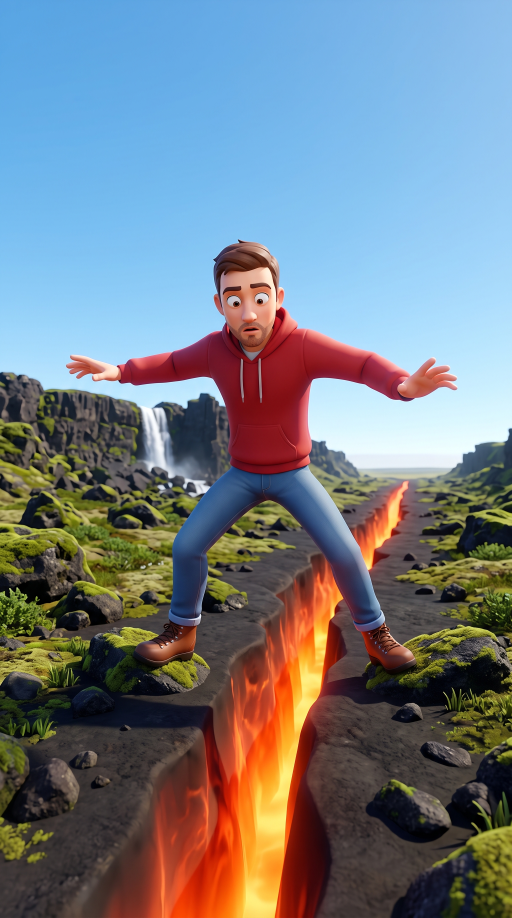
#> input picture map_shorts/continents_drift/test_S5.jpg, 1536 x 2752 px (shown at 1/3 size)
$ python quality_metrics.py ../../continents_drift/test_S5.jpg   (older library calls are emulated)
#> lines starting #> are read from the running program, lines starting #| are printed output that depends on the picture
"""Image quality metrics for references (owner 05.11: "следить не только за размером 2K/4K, но и за самим качеством"). Needs opencv + numpy (python3 -m venv /tmp/fv && /tmp/fv/bin/pip install opencv-python-headless numpy).
All measured at 1024 px on the short side: sharp = variance of the Laplacian (fine detail), detail = mean difference to a half-resolution copy (low = soft or upscaled: the picture holds less detail than its pixel size), blocks = 8 px JPEG grid ratio (>1.2 = compression blocks).
Usage: python quality_metrics.py <image> [...]  -> prints JSON lines."""
import cv2, numpy as np, sys, os
def q(p):
#> called with p = '../../continents_drift/test_S5.jpg'
    img=cv2.imread(p); h,w=img.shape[:2]; s=1024/min(h,w)
#> in q, img is the input picture: shape (2752, 1536, 3); mean B, G, R 132.3, 124.4, 116
#> after `h, w = img.shape[:2]`: h = 2752; w = 1536
#> after `s = 1024 / min(h, w)`: s = 0.667
    g=cv2.cvtColor(cv2.resize(img,(round(w*s),round(h*s)),interpolation=cv2.INTER_AREA if s<1 else cv2.INTER_CUBIC),cv2.COLOR_BGR2GRAY).astype(np.float32)
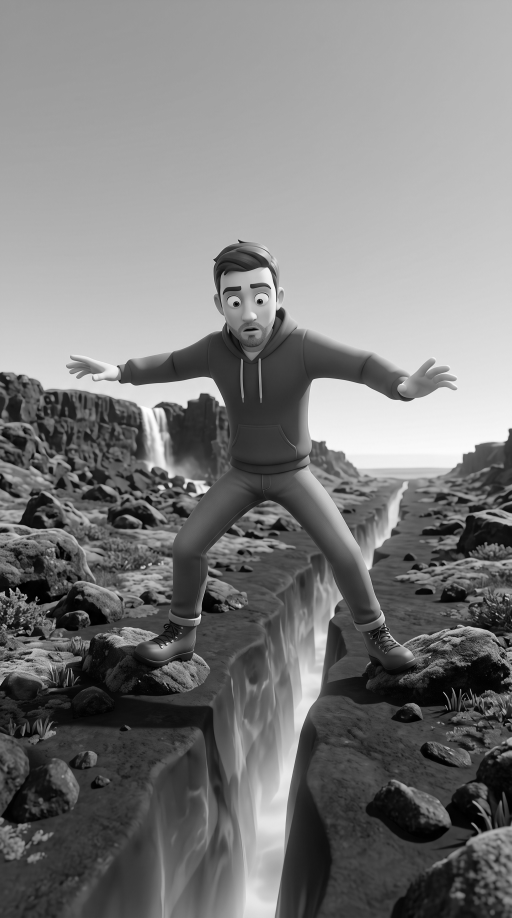
#> g: shape (1835, 1024) float32 (shown at 1/2 size); min 0, max 255, mean 122.8
    lap=cv2.Laplacian(g,cv2.CV_32F).var()
#> lap = 202.6
    d=cv2.resize(cv2.resize(g,None,fx=0.5,fy=0.5,interpolation=cv2.INTER_AREA),(g.shape[1],g.shape[0]),interpolation=cv2.INTER_CUBIC)
    hf=np.abs(g-d).mean()
#> hf = 2.17
    gx=np.abs(np.diff(cv2.cvtColor(img,cv2.COLOR_BGR2GRAY).astype(np.float32),axis=1))
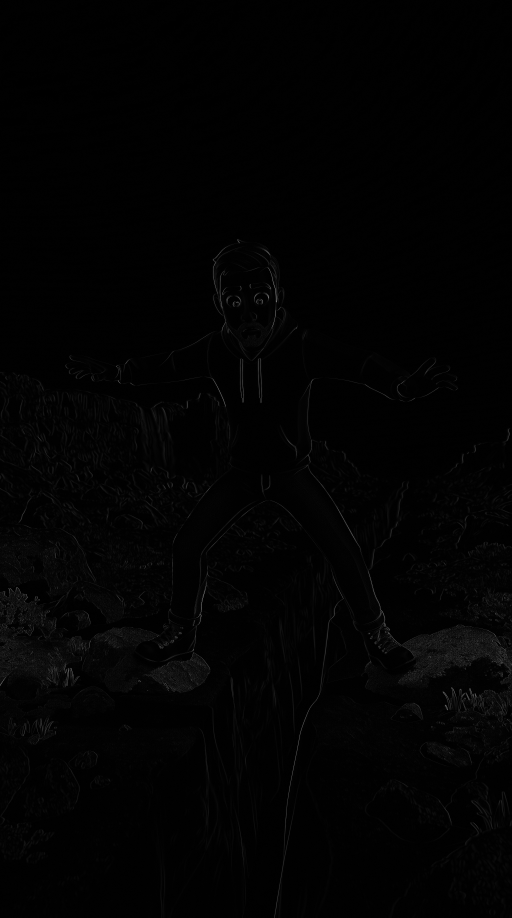
#> gx: shape (2752, 1535) float32 (shown at 1/3 size); min 0, max 192, mean 2.5
    blk=gx[:,7::8].mean()/np.delete(gx,np.s_[7::8],axis=1).mean()
#> blk = 0.929
    return w,h,lap,hf,blk
import json
for p in sys.argv[1:]:
    w,h,l,hf,b=q(p); print(json.dumps({"path":p,"w":w,"h":h,"sharp":round(float(l),1),"detail":round(float(hf),2),"blocks":round(float(b),2)}))
#> after `w, h, l, hf, b = q(p)`: w = 1536; h = 2752; l = 202.6; hf = 2.17; b = 0.929

$ run again, on map_shorts/continents_drift/thumb_base.jpg
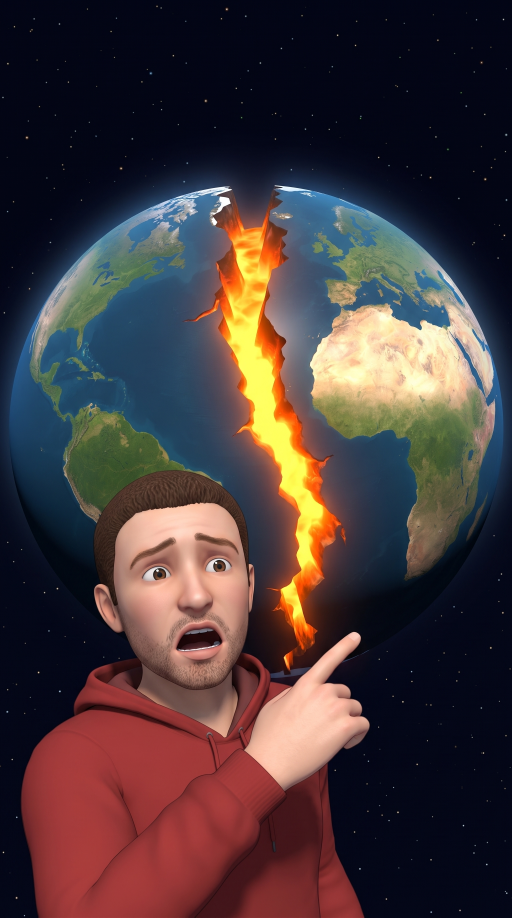
#> input picture map_shorts/continents_drift/thumb_base.jpg, 1536 x 2752 px (shown at 1/3 size)
#> in q, img is the input picture: shape (2752, 1536, 3); mean B, G, R 59.2, 57.2, 71.1
#> in q, `g=cv2.cvtColor(cv2.resize(img,(round(w*s),round(h*s)),interpolation=cv..`:
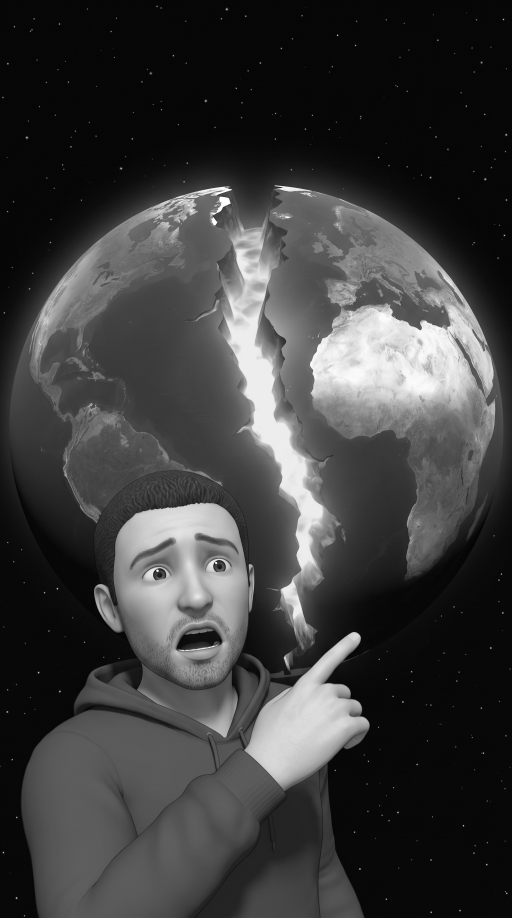
#> g: shape (1835, 1024) float32 (shown at 1/2 size); min 2, max 255, mean 61.6
#> lap = 127.2
#> in q, `hf=np.abs(g-d).mean()`: hf = 1.25
#> in q, `gx=np.abs(np.diff(cv2.cvtColor(img,cv2.COLOR_BGR2GRAY).astype(np.float..`:
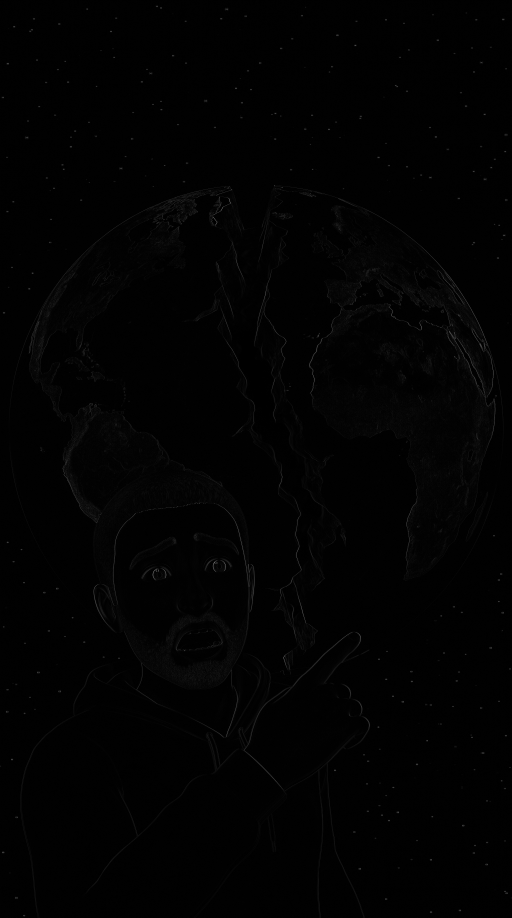
#> gx: shape (2752, 1535) float32 (shown at 1/3 size); min 0, max 182, mean 1.9
#> blk = 0.926
#> `w, h, l, hf, b = q(p)`: w = 1536; h = 2752; l = 127.2; hf = 1.25; b = 0.926

$ run again, on map_shorts/continents_drift/thumbnail_pangaea.jpg
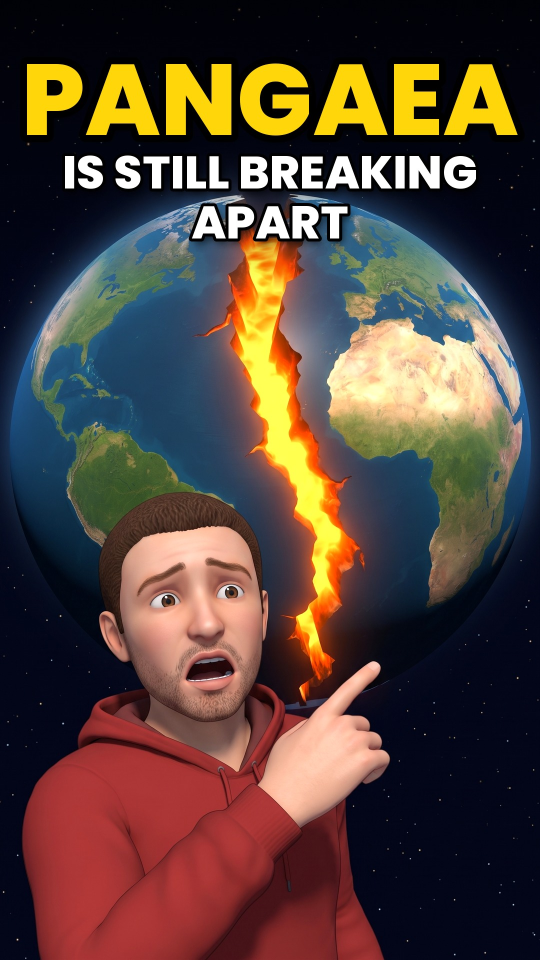
#> input picture map_shorts/continents_drift/thumbnail_pangaea.jpg, 1080 x 1920 px (shown at 1/2 size)
#> in q, img is the input picture: shape (1920, 1080, 3); mean B, G, R 58.9, 67.5, 85.2
#> lap = 299.3
#> in q, `d=cv2.resize(cv2.resize(g,None,fx=0.5,fy=0.5,interpolation=cv2.INTER_A..`:
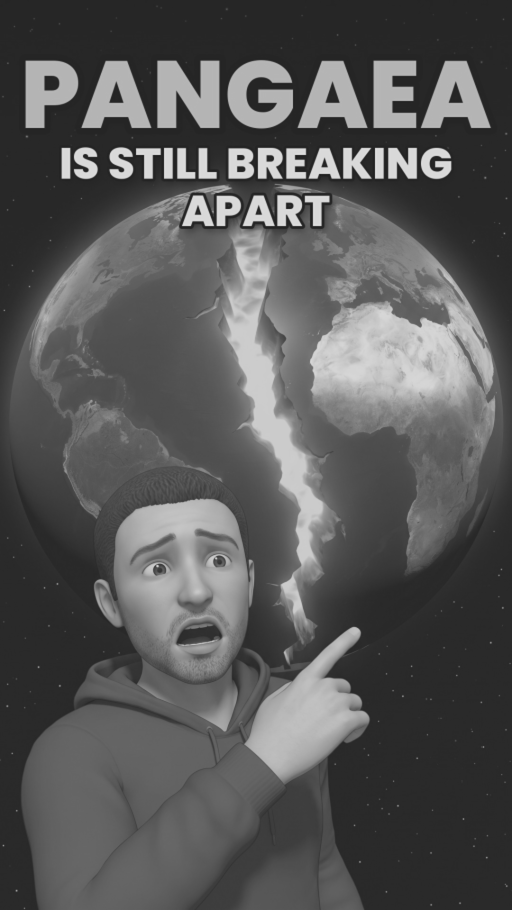
#> d: shape (1820, 1024) float32 (shown at 1/2 size); min -52.67, max 307.6, mean 71.8; drawn with min black and max white
#> in q, `hf=np.abs(g-d).mean()`: hf = 1.44
#> in q, `gx=np.abs(np.diff(cv2.cvtColor(img,cv2.COLOR_BGR2GRAY).astype(np.float..`:
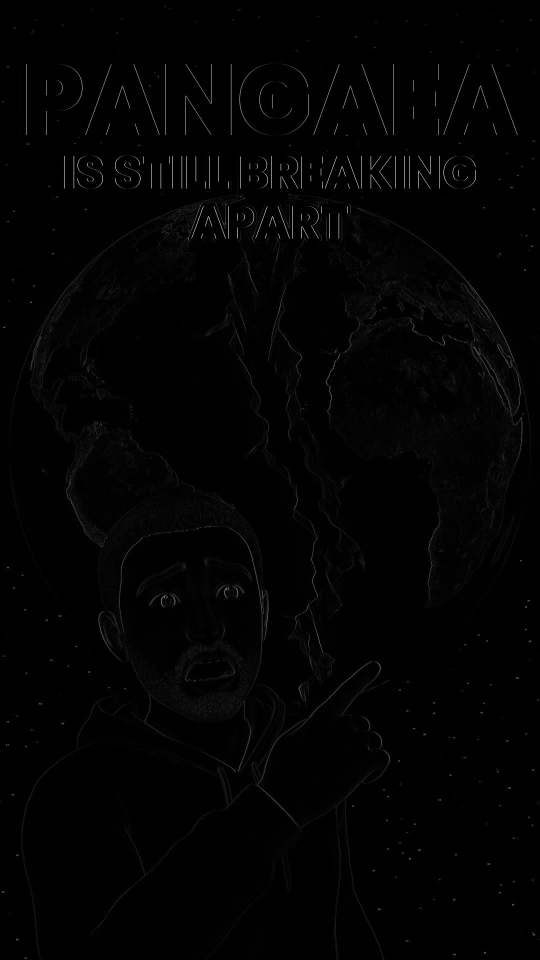
#> gx: shape (1920, 1079) float32 (shown at 1/2 size); min 0, max 255, mean 2.5
#> blk = 1.08
#> `w, h, l, hf, b = q(p)`: w = 1080; h = 1920; l = 299.3; hf = 1.44; b = 1.08
